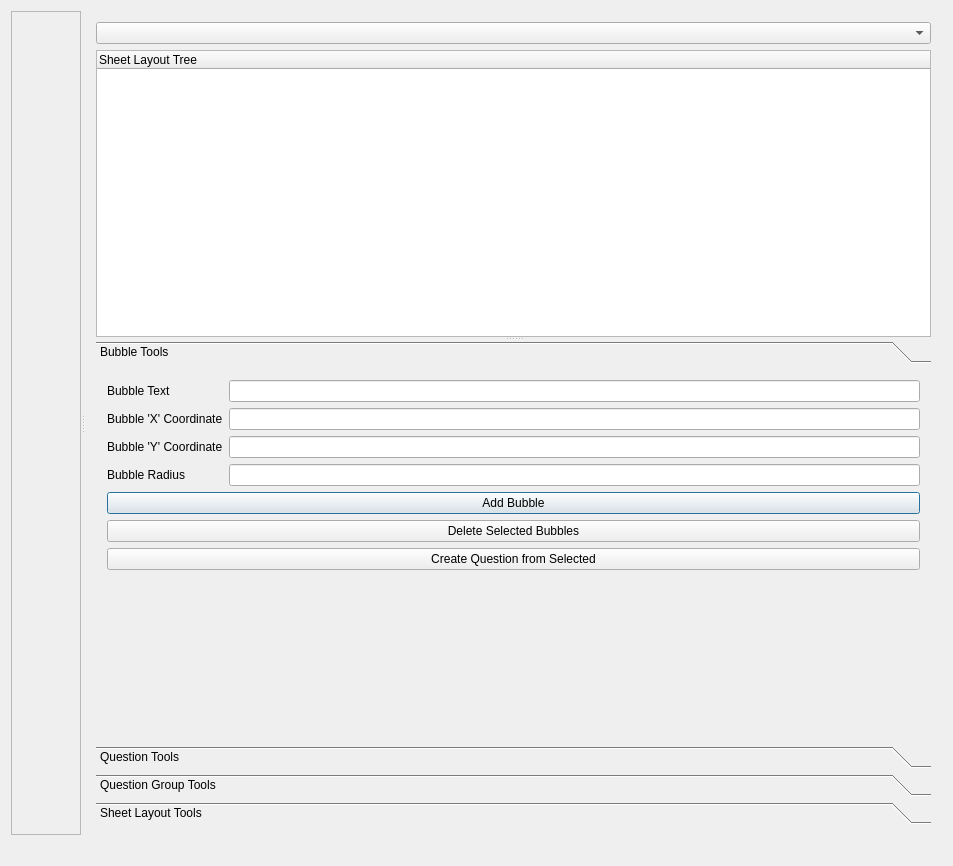
<?xml version="1.0" encoding="UTF-8"?>
<ui version="4.0">
 <class>SheetLayoutEditor</class>
 <widget class="QDialog" name="SheetLayoutEditor">
  <property name="geometry">
   <rect>
    <x>0</x>
    <y>0</y>
    <width>953</width>
    <height>866</height>
   </rect>
  </property>
  <property name="windowTitle">
   <string>SheetLayoutEditor</string>
  </property>
  <layout class="QGridLayout" name="gridLayout_2">
   <item row="0" column="0">
    <widget class="QSplitter" name="splitter_2">
     <property name="orientation">
      <enum>Qt::Horizontal</enum>
     </property>
     <widget class="QScrollArea" name="imageScrollArea">
      <property name="sizePolicy">
       <sizepolicy hsizetype="Expanding" vsizetype="Expanding">
        <horstretch>0</horstretch>
        <verstretch>0</verstretch>
       </sizepolicy>
      </property>
      <property name="widgetResizable">
       <bool>true</bool>
      </property>
      <widget class="QWidget" name="scrollAreaWidgetContents">
       <property name="geometry">
        <rect>
         <x>0</x>
         <y>0</y>
         <width>69</width>
         <height>827</height>
        </rect>
       </property>
       <property name="sizePolicy">
        <sizepolicy hsizetype="Minimum" vsizetype="Minimum">
         <horstretch>0</horstretch>
         <verstretch>0</verstretch>
        </sizepolicy>
       </property>
      </widget>
     </widget>
     <widget class="QWidget" name="layoutWidget">
      <layout class="QVBoxLayout" name="verticalLayout">
       <item>
        <widget class="QComboBox" name="layoutChooser"/>
       </item>
       <item>
        <widget class="QSplitter" name="splitter">
         <property name="orientation">
          <enum>Qt::Vertical</enum>
         </property>
         <widget class="QTreeWidget" name="layoutTree">
          <property name="selectionMode">
           <enum>QAbstractItemView::ExtendedSelection</enum>
          </property>
          <column>
           <property name="text">
            <string notr="true">Sheet Layout Tree</string>
           </property>
          </column>
         </widget>
         <widget class="QToolBox" name="toolBox">
          <property name="currentIndex">
           <number>0</number>
          </property>
          <widget class="QWidget" name="BubbleToolsPage">
           <property name="geometry">
            <rect>
             <x>0</x>
             <y>0</y>
             <width>857</width>
             <height>201</height>
            </rect>
           </property>
           <property name="sizePolicy">
            <sizepolicy hsizetype="Preferred" vsizetype="Fixed">
             <horstretch>0</horstretch>
             <verstretch>0</verstretch>
            </sizepolicy>
           </property>
           <attribute name="label">
            <string>Bubble Tools</string>
           </attribute>
           <layout class="QVBoxLayout" name="verticalLayout_4">
            <item>
             <layout class="QFormLayout" name="formLayout">
              <item row="0" column="0">
               <widget class="QLabel" name="label_3">
                <property name="text">
                 <string>Bubble Text</string>
                </property>
               </widget>
              </item>
              <item row="0" column="1">
               <widget class="QLineEdit" name="bubbleTextEdit"/>
              </item>
              <item row="1" column="0">
               <widget class="QLabel" name="label_4">
                <property name="text">
                 <string>Bubble 'X' Coordinate</string>
                </property>
               </widget>
              </item>
              <item row="1" column="1">
               <widget class="QLineEdit" name="bubbleXEdit"/>
              </item>
              <item row="2" column="0">
               <widget class="QLabel" name="label_5">
                <property name="text">
                 <string>Bubble 'Y' Coordinate</string>
                </property>
               </widget>
              </item>
              <item row="2" column="1">
               <widget class="QLineEdit" name="bubbleYEdit"/>
              </item>
              <item row="3" column="0">
               <widget class="QLabel" name="label_6">
                <property name="text">
                 <string>Bubble Radius</string>
                </property>
               </widget>
              </item>
              <item row="3" column="1">
               <widget class="QLineEdit" name="bubbleRadiusEdit"/>
              </item>
             </layout>
            </item>
            <item>
             <widget class="QPushButton" name="pushButton">
              <property name="text">
               <string>Add Bubble</string>
              </property>
             </widget>
            </item>
            <item>
             <widget class="QPushButton" name="pushButton_2">
              <property name="text">
               <string>Delete Selected Bubbles</string>
              </property>
             </widget>
            </item>
            <item>
             <widget class="QPushButton" name="pushButton_3">
              <property name="text">
               <string>Create Question from Selected</string>
              </property>
             </widget>
            </item>
           </layout>
          </widget>
          <widget class="QWidget" name="QuestionToolsPage">
           <property name="geometry">
            <rect>
             <x>0</x>
             <y>0</y>
             <width>857</width>
             <height>378</height>
            </rect>
           </property>
           <attribute name="label">
            <string>Question Tools</string>
           </attribute>
          </widget>
          <widget class="QWidget" name="QuestionGroupTools">
           <property name="geometry">
            <rect>
             <x>0</x>
             <y>0</y>
             <width>857</width>
             <height>378</height>
            </rect>
           </property>
           <attribute name="label">
            <string>Question Group Tools</string>
           </attribute>
          </widget>
          <widget class="QWidget" name="SheetLayoutTools">
           <property name="geometry">
            <rect>
             <x>0</x>
             <y>0</y>
             <width>857</width>
             <height>194</height>
            </rect>
           </property>
           <property name="sizePolicy">
            <sizepolicy hsizetype="Preferred" vsizetype="Fixed">
             <horstretch>0</horstretch>
             <verstretch>0</verstretch>
            </sizepolicy>
           </property>
           <attribute name="label">
            <string>Sheet Layout Tools</string>
           </attribute>
           <layout class="QVBoxLayout" name="verticalLayout_3">
            <item>
             <widget class="QGroupBox" name="groupBox">
              <property name="title">
               <string>Image Controls</string>
              </property>
              <layout class="QVBoxLayout" name="verticalLayout_2">
               <item>
                <widget class="QPushButton" name="zoomInButton">
                 <property name="text">
                  <string>Zoom In</string>
                 </property>
                </widget>
               </item>
               <item>
                <widget class="QPushButton" name="zoomOutButton">
                 <property name="text">
                  <string>Zoom Out</string>
                 </property>
                </widget>
               </item>
              </layout>
             </widget>
            </item>
            <item>
             <widget class="QGroupBox" name="groupBox_2">
              <property name="title">
               <string>Automated Image Processing</string>
              </property>
              <layout class="QGridLayout" name="gridLayout">
               <item row="0" column="0">
                <widget class="QPushButton" name="alignBackgroundButton">
                 <property name="sizePolicy">
                  <sizepolicy hsizetype="Fixed" vsizetype="Fixed">
                   <horstretch>0</horstretch>
                   <verstretch>0</verstretch>
                  </sizepolicy>
                 </property>
                 <property name="text">
                  <string>Align Background</string>
                 </property>
                </widget>
               </item>
               <item row="0" column="1">
                <widget class="QLabel" name="label">
                 <property name="sizePolicy">
                  <sizepolicy hsizetype="Fixed" vsizetype="Preferred">
                   <horstretch>0</horstretch>
                   <verstretch>0</verstretch>
                  </sizepolicy>
                 </property>
                 <property name="text">
                  <string>Using Algorithm</string>
                 </property>
                </widget>
               </item>
               <item row="0" column="2">
                <widget class="QComboBox" name="alignmentAlgoChooser"/>
               </item>
               <item row="1" column="0">
                <widget class="QPushButton" name="recognizeCirclesButton">
                 <property name="sizePolicy">
                  <sizepolicy hsizetype="Fixed" vsizetype="Fixed">
                   <horstretch>0</horstretch>
                   <verstretch>0</verstretch>
                  </sizepolicy>
                 </property>
                 <property name="text">
                  <string>Recognize Circles</string>
                 </property>
                </widget>
               </item>
               <item row="1" column="1">
                <widget class="QLabel" name="label_2">
                 <property name="sizePolicy">
                  <sizepolicy hsizetype="Fixed" vsizetype="Preferred">
                   <horstretch>0</horstretch>
                   <verstretch>0</verstretch>
                  </sizepolicy>
                 </property>
                 <property name="text">
                  <string>Using Algorithm</string>
                 </property>
                </widget>
               </item>
               <item row="1" column="2">
                <widget class="QComboBox" name="circleAlgoPicker"/>
               </item>
              </layout>
             </widget>
            </item>
           </layout>
          </widget>
         </widget>
        </widget>
       </item>
      </layout>
     </widget>
    </widget>
   </item>
   <item row="1" column="0">
    <widget class="QLabel" name="imageLabel">
     <property name="sizePolicy">
      <sizepolicy hsizetype="Fixed" vsizetype="Fixed">
       <horstretch>0</horstretch>
       <verstretch>0</verstretch>
      </sizepolicy>
     </property>
     <property name="text">
      <string/>
     </property>
     <property name="scaledContents">
      <bool>true</bool>
     </property>
    </widget>
   </item>
  </layout>
 </widget>
 <layoutdefault spacing="6" margin="11"/>
 <resources/>
 <connections/>
</ui>
